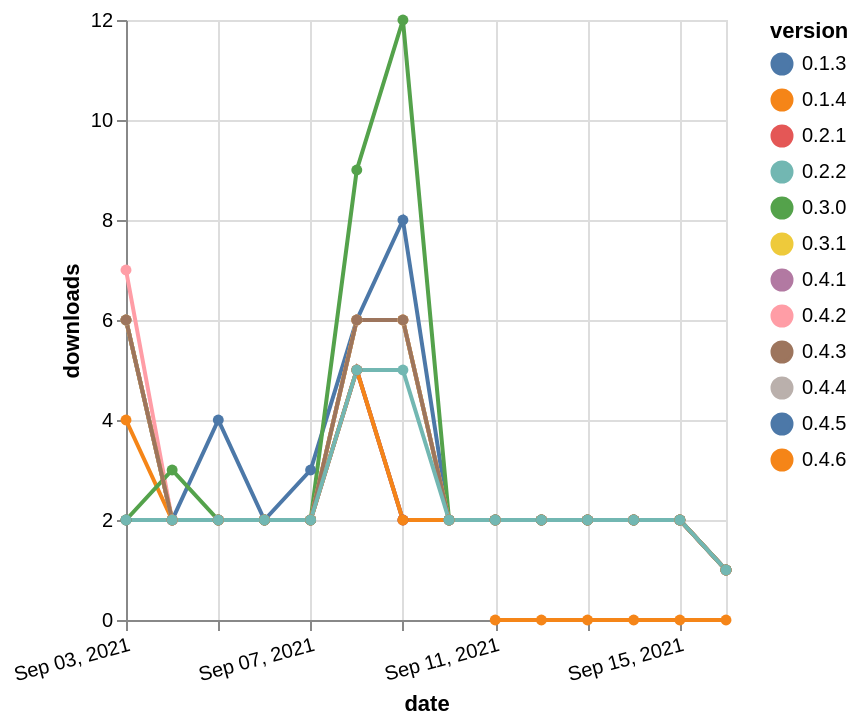

The Vega-Lite source for this figure:
### Vega-Lite specification from a JSON file in a GitHub repository (floating-point values rounded to 4 significant figures; data arrays with more than 128 entries replaced by an {"elided": "..."} marker saying what was removed)
{"$schema": "https://vega.github.io/schema/vega-lite/v5.json", "description": "A simple bar chart with embedded data.", "data": {"values": {"elided": "160 records"}}, "width": "container", "mark": {"type": "line", "point": {"filled": true}}, "encoding": {"x": {"field": "date", "type": "temporal", "timeUnit": "yearmonthdate", "title": "date", "axis": {"labelAngle": -15}}, "y": {"field": "delta", "type": "quantitative", "title": "downloads"}, "color": {"field": "version", "type": "nominal"}, "tooltip": {"field": "delta"}}}
